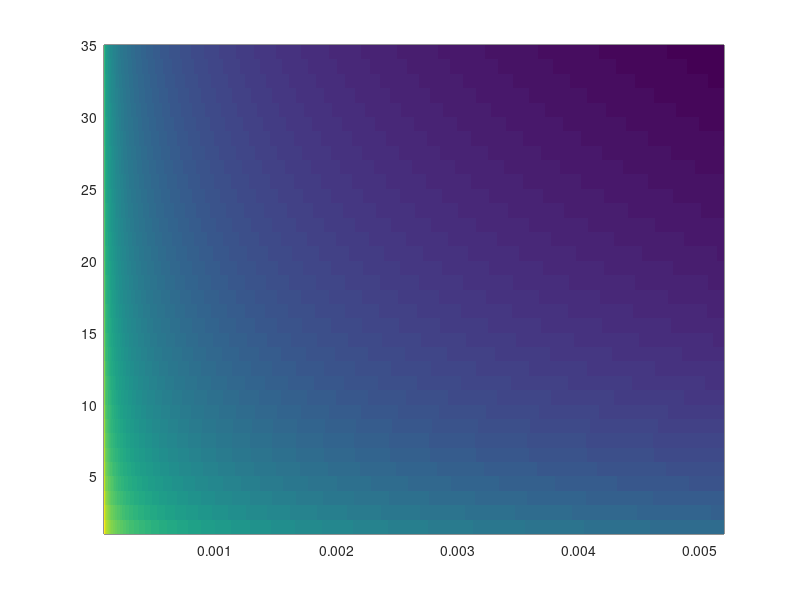

Source code (MATLAB):
latitude = 33;
f0 = 2 * 7.2921E-5 * sin( latitude*pi/180 );

j_star = 3;
L_gm = 1.3e3; % thermocline exponential scale, meters
invT_gm = 5.2e-3; % reference buoyancy frequency, radians/seconds
E_gm = 6.3e-5; % non-dimensional energy parameter
E = L_gm*L_gm*L_gm*invT_gm*invT_gm*E_gm;
N0 = invT_gm;

H = (j_star+(1:3000)).^(-5/2);
H_norm = 1/sum(H);
B_norm = 1/atan(sqrt(N0*N0/(f0*f0)-1));

GM2D_int = @(omega0,omega1,j) E*H_norm*B_norm*((j+j_star).^(-5/2))*(atan(f0/sqrt(omega0*omega0-f0*f0)) - atan(f0/sqrt(omega1*omega1-f0*f0)));
GM2D_uv_int = @(omega0,omega1,j) E*H_norm*B_norm*((j+j_star).^(-5/2))*( f0*sqrt(omega1*omega1-f0*f0)/(2*omega1*omega1) - (3/2)*atan(f0/sqrt(omega1*omega1-f0*f0)) - f0*sqrt(omega0*omega0-f0*f0)/(2*omega0*omega0) + (3/2)*atan(f0/sqrt(omega0*omega0-f0*f0)));
GM2D_w_int = @(omega0,omega1,j) E*H_norm*B_norm*((j+j_star).^(-5/2))*( f0*sqrt(omega1*omega1-f0*f0) - f0*f0*atan(f0/sqrt(omega1*omega1-f0*f0)) - f0*sqrt(omega0*omega0-f0*f0) + f0*f0*atan(f0/sqrt(omega0*omega0-f0*f0)));
GM2D_zeta_int = @(omega0,omega1,j) E*H_norm*B_norm*((j+j_star).^(-5/2))*( ((omega1*omega1-f0*f0)^(3/2))/(2*f0*omega1*omega1) - (1/2)*atan(f0/sqrt(omega1*omega1-f0*f0)) - sqrt(omega1*omega1-f0*f0)/(2*f0) - ((omega0*omega0-f0*f0)^(3/2))/(2*f0*omega0*omega0) + (1/2)*atan(f0/sqrt(omega0*omega0-f0*f0)) + sqrt(omega0*omega0-f0*f0)/(2*f0) );

omegaAxis = linspace(f0,N0,1000)';
modeAxis = (1:35)';

HKE = zeros(length(omegaAxis),length(modeAxis));
for j = modeAxis
   for iOmega = 1:(length(omegaAxis)-1)
       HKE(iOmega,j) = GM2D_uv_int(omegaAxis(iOmega),omegaAxis(iOmega+1),j);
   end
end

figure
pcolor(omegaAxis,modeAxis,log10(HKE/E)')
shading flat